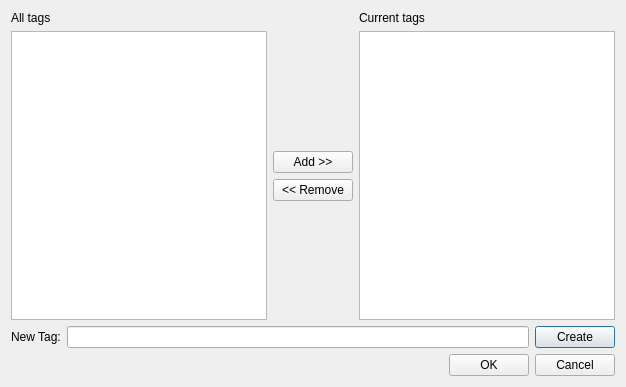
<?xml version="1.0" encoding="UTF-8"?>
<ui version="4.0">
 <class>TagsDialog_q</class>
 <widget class="QDialog" name="TagsDialog_q">
  <property name="geometry">
   <rect>
    <x>0</x>
    <y>0</y>
    <width>626</width>
    <height>387</height>
   </rect>
  </property>
  <property name="windowTitle">
   <string>Tags</string>
  </property>
  <layout class="QGridLayout" name="gridLayout">
   <item row="0" column="0">
    <widget class="QLabel" name="allTagsLabel">
     <property name="text">
      <string>All tags</string>
     </property>
    </widget>
   </item>
   <item row="0" column="2">
    <widget class="QLabel" name="currTagsLabel">
     <property name="text">
      <string>Current tags</string>
     </property>
    </widget>
   </item>
   <item row="1" column="0">
    <widget class="QListView" name="allTagsListView">
     <property name="editTriggers">
      <set>QAbstractItemView::EditTrigger::NoEditTriggers</set>
     </property>
     <property name="selectionMode">
      <enum>QAbstractItemView::SelectionMode::ExtendedSelection</enum>
     </property>
    </widget>
   </item>
   <item row="1" column="1">
    <widget class="QWidget" name="buttonWidget" native="true">
     <layout class="QVBoxLayout" name="buttonLayout">
      <property name="leftMargin">
       <number>0</number>
      </property>
      <property name="rightMargin">
       <number>0</number>
      </property>
      <item>
       <spacer name="topSpacer">
        <property name="orientation">
         <enum>Qt::Orientation::Vertical</enum>
        </property>
        <property name="sizeHint" stdset="0">
         <size>
          <width>20</width>
          <height>40</height>
         </size>
        </property>
       </spacer>
      </item>
      <item>
       <widget class="QPushButton" name="addButton">
        <property name="text">
         <string>Add &gt;&gt;</string>
        </property>
       </widget>
      </item>
      <item>
       <widget class="QPushButton" name="removeButton">
        <property name="text">
         <string>&lt;&lt; Remove</string>
        </property>
       </widget>
      </item>
      <item>
       <spacer name="bottomSpacer">
        <property name="orientation">
         <enum>Qt::Orientation::Vertical</enum>
        </property>
        <property name="sizeHint" stdset="0">
         <size>
          <width>20</width>
          <height>40</height>
         </size>
        </property>
       </spacer>
      </item>
     </layout>
    </widget>
   </item>
   <item row="1" column="2">
    <widget class="QListView" name="currTagsListView">
     <property name="editTriggers">
      <set>QAbstractItemView::EditTrigger::NoEditTriggers</set>
     </property>
     <property name="selectionMode">
      <enum>QAbstractItemView::SelectionMode::ExtendedSelection</enum>
     </property>
    </widget>
   </item>
   <item row="2" column="0" colspan="3">
    <layout class="QHBoxLayout" name="newTagLayout">
     <item>
      <widget class="QLabel" name="newTagLabel">
       <property name="text">
        <string>New Tag:</string>
       </property>
      </widget>
     </item>
     <item>
      <widget class="QLineEdit" name="newTagLineEdit">
       <property name="minimumSize">
        <size>
         <width>200</width>
         <height>0</height>
        </size>
       </property>
       <property name="sizePolicy">
        <sizepolicy hsizetype="Expanding" vsizetype="Fixed">
         <horstretch>0</horstretch>
         <verstretch>0</verstretch>
        </sizepolicy>
       </property>
      </widget>
     </item>
     <item>
      <widget class="QPushButton" name="newTagButton">
       <property name="text">
        <string>Create</string>
       </property>
       <property name="default">
        <bool>true</bool>
       </property>
      </widget>
     </item>
    </layout>
   </item>
   <item row="3" column="0" colspan="3">
    <widget class="QDialogButtonBox" name="buttonBox">
     <property name="standardButtons">
      <set>QDialogButtonBox::StandardButton::Cancel|QDialogButtonBox::StandardButton::Ok</set>
     </property>
    </widget>
   </item>
  </layout>
 </widget>
 <resources/>
 <connections>
  <connection>
   <sender>buttonBox</sender>
   <signal>accepted()</signal>
   <receiver>TagsDialog_q</receiver>
   <slot>accept()</slot>
   <hints>
    <hint type="sourcelabel">
     <x>312</x>
     <y>365</y>
    </hint>
    <hint type="destinationlabel">
     <x>312</x>
     <y>193</y>
    </hint>
   </hints>
  </connection>
  <connection>
   <sender>buttonBox</sender>
   <signal>rejected()</signal>
   <receiver>TagsDialog_q</receiver>
   <slot>reject()</slot>
   <hints>
    <hint type="sourcelabel">
     <x>312</x>
     <y>365</y>
    </hint>
    <hint type="destinationlabel">
     <x>312</x>
     <y>193</y>
    </hint>
   </hints>
  </connection>
 </connections>
</ui>
